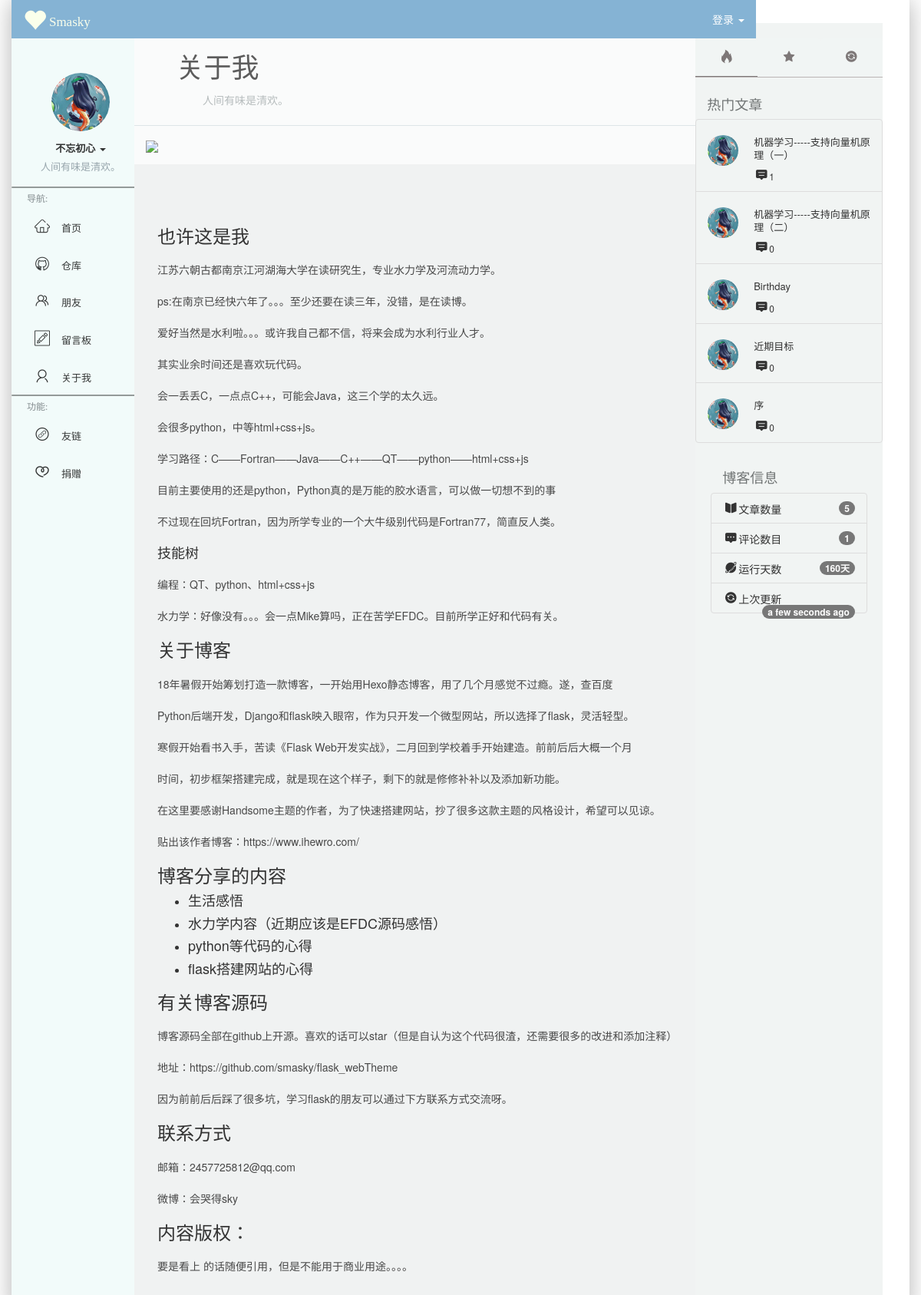
Before: /aboutme with the older database file.
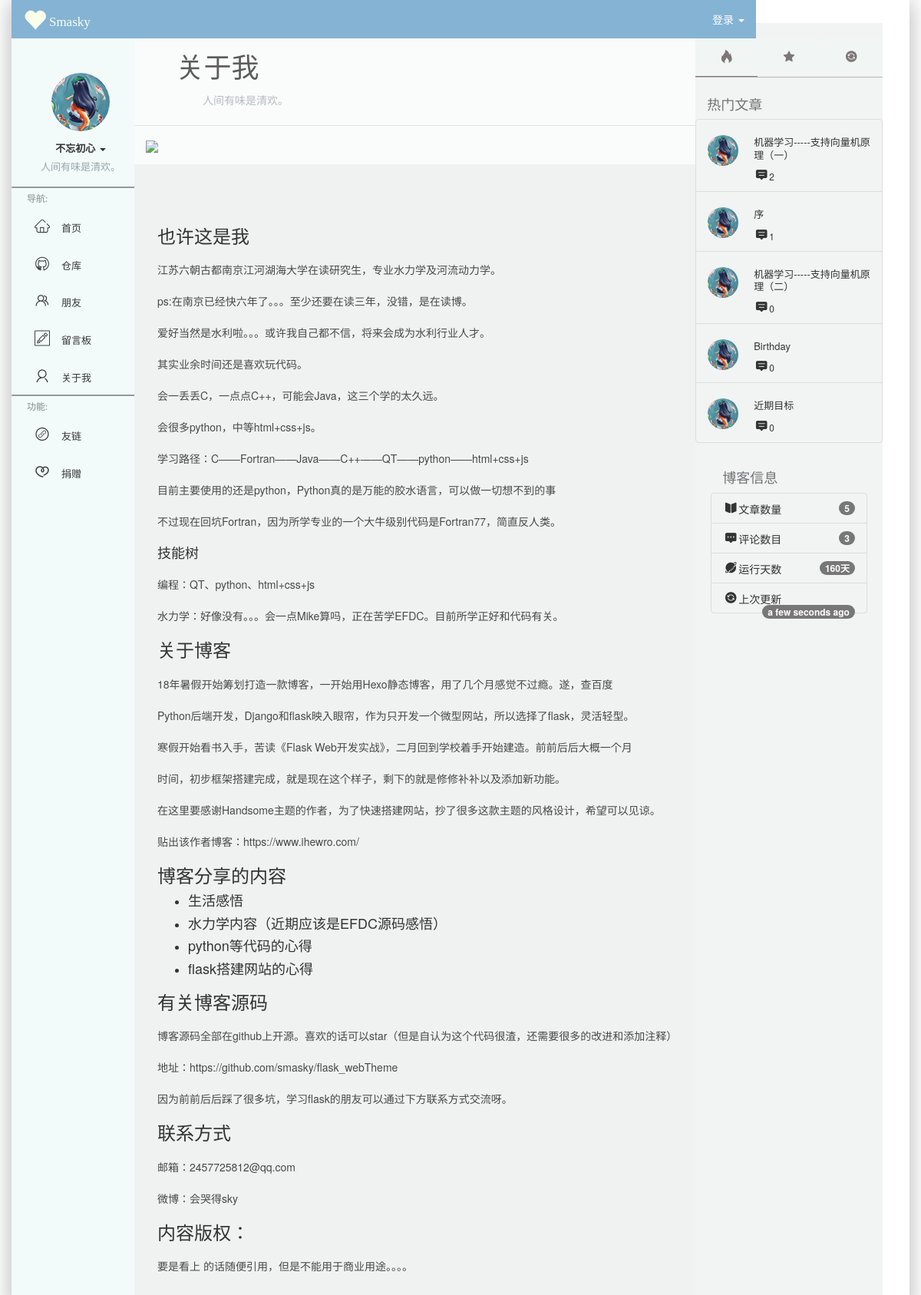
After: the same page with the newer database file.
### SmaBlog/models.py (models this page shows)
class Post(db.Model):
    id=db.Column(db.Integer,primary_key=True)
    title=db.Column(db.String(60))
    post_img=db.Column(db.String(60))
    abstract=db.Column(db.String(60))
    body=db.Column(db.Text)
    views=db.Column(db.Integer)
    timestamp=db.Column(db.DateTime,default=datetime.utcnow,index=True)
    comments=db.Column(db.Integer,default=0)
    postcomments=db.relationship('PostComment',back_populates='post',cascade='all')

### SmaBlog/blueprints/blog.py (the view)
@blog_bp.route('/aboutme')
def aboutme():
    admin_form=AdminForm()
    login(admin_form)
    return render_template('blog/aboutMe.html',adminForm=admin_form)

### SmaBlog/__init__.py (called while the page is built)
def register_template_context(app):
    @app.context_processor
    def inject_right():
        from SmaBlog.utils import cal_days
        post_info={}
        hot_posts=Post.query.order_by(Post.comments.desc())[:5]
        rand_posts=Post.query.order_by(Post.views.desc())[:5]
        post_info['number']=Post.query.count()
        post_info['num']=sum_comment(Post.query.all())
        post_info['days_from_s']=str(cal_days())+'天'
        post_info['modify']=datetime.utcnow()
        return dict(Post_info=post_info,hot_posts=hot_posts,rand_posts=rand_posts)

### SmaBlog/blueprints/blog.py (called while the page is built)
def login(admin_form):
    if admin_form.validate_on_submit():
        user_name=admin_form.username.data
        print(user_name)
        password=admin_form.password.data
        admin=Admin.query.filter(Admin.username==user_name).first()
        if admin:
            if user_name==admin.username and admin.validate_password(password):
                login_user(admin,remember=False)

### SmaBlog/utils.py (called while the page is built)
def cal_days():
    start=datetime.datetime(2018,10,11)
    time_now=datetime.datetime.now()
    days_from_start=(time_now-start).days
    return days_from_start

### SmaBlog/templates/blog/aboutMe.html
{% extends 'base.html' %} {% from 'bootstrap/pagination.html' import render_pagination %} {% block main_content %}
<div class="content-header info-color-pure-white boder-bottom">
    <h1 style="font-family:'ABC';font-style: normal;">关于我</h1>
    <small>人间有味是清欢。</small>
</div>
<div class="main-head-img">
    <img src="https://ws1.sinaimg.cn/large/007G9tRkgy1g18hzg86m1j311x0lcth5.jpg" style='background-size:contain; width:100%;'>
</div>
<div class='blog-post post-main'>
    <h3>也许这是我</h3>
    <p>江苏六朝古都南京江河湖海大学在读研究生，专业水力学及河流动力学。</p>
    <p>ps:在南京已经快六年了。。。至少还要在读三年，没错，是在读博。</p>
    <p>爱好当然是水利啦。。。或许我自己都不信，将来会成为水利行业人才。</p>
    <p>其实业余时间还是喜欢玩代码。</p>
    <p>会一丢丢C，一点点C++，可能会Java，这三个学的太久远。</p>
    <p>会很多python，中等html+css+js。</p>
    <p>学习路径：C——Fortran——Java——C++——QT——python——html+css+js</p>
    <p>目前主要使用的还是python，Python真的是万能的胶水语言，可以做一切想不到的事</p>
    <p>不过现在回坑Fortran，因为所学专业的一个大牛级别代码是Fortran77，简直反人类。</p>
    <h4>技能树</h4>
    <p>编程：QT、python、html+css+js</p>
    <p>水力学：好像没有。。。会一点Mike算吗，正在苦学EFDC。目前所学正好和代码有关。</p>
    <h3>关于博客</h3>
    <p>18年暑假开始筹划打造一款博客，一开始用Hexo静态博客，用了几个月感觉不过瘾。遂，查百度</p>
    <p>Python后端开发，Django和flask映入眼帘，作为只开发一个微型网站，所以选择了flask，灵活轻型。</p>
    <p>寒假开始看书入手，苦读《Flask Web开发实战》，二月回到学校着手开始建造。前前后后大概一个月</p>
    <p>时间，初步框架搭建完成，就是现在这个样子，剩下的就是修修补补以及添加新功能。</p>
    <p>在这里要感谢Handsome主题的作者，为了快速搭建网站，抄了很多这款主题的风格设计，希望可以见谅。</p>
    <p>贴出该作者博客：https://www.ihewro.com/</p>
    <h3>博客分享的内容</h3>
    <ul>
    <li>
    <h4>生活感悟</h4>
    </li>
    <li>
    <h4>水力学内容（近期应该是EFDC源码感悟）</h4>
    </li>
    <li>
    <h4>python等代码的心得</h4>
    </li>
    <li>
    <h4>flask搭建网站的心得</h4>
    </li>
    </ul>
    <h3>有关博客源码</h3>
    <p>博客源码全部在github上开源。喜欢的话可以star（但是自认为这个代码很渣，还需要很多的改进和添加注释）</p>
    <p>地址：https://github.com/smasky/flask_webTheme</p>
    <p>因为前前后后踩了很多坑，学习flask的朋友可以通过下方联系方式交流呀。</p>
    <h3>联系方式</h3>
    <p>邮箱：2457725812@qq.com</p>
    <p>微博：会哭得sky</p>
    <h3>内容版权：</h3>
    <p>要是看上 的话随便引用，但是不能用于商业用途。。。。</p>
</div>
{% endblock %} {% block app_right_aside %} {% include 'blog/_rightAside.html' %} {% endblock %}

### SmaBlog/templates/blog/_rightAside.html (shortened to what this page needs)
<div class="app-right-aside col-md-3 info-color-high-white hidden-md hidden-xs">
    <div class="nav-wrap">
        <ul class="nav nav-tabs nav-justified" role="tablist">
            <li class="active" role="presentation">
                <a href='#link-nav-One' data-toggle='tab'>
                    <i class="iconfont icon-icon-test"></i>
                </a>
            </li>
            <li role="presentation">
                <a href='#link-nav-Two' data-toggle='tab'>
                    <i class="iconfont icon-icon_fill_3"></i>
                </a>
            </li>
            <li role="presentation">
                <a href='#link-nav-Three' data-toggle='tab'>
                    <i class="iconfont icon-icon_fill_"></i>
                </a>
            </li>
        </ul>
        <div class='tab-content'>
            <div id='link-nav-One' class="tab-pane active">
                <h4 style="padding-left:15px;padding-top:15px;color:#707474;">热门文章</h4>
                <ul class="list-group">
                    {% if hot_posts %} {% for post in hot_posts %}
                    <li class="list-group-item">
                        <a class="pull-left thumb-sm"><img src="{{url_for('static',filename='img/avatar.jpg') }}" style='width:40px!important;height:40px!important;border-radius: 500px;'></a>
                        <div class="clear" style="display:block;margin-left:60px;">
                            <h4  style='font-size: 15px;'><a href="{{ url_for('blog.show_post',post_id=post.id) }}" style='float:none;color:#333'>{{ post.title }}</a></h4> <small style='line-height: 0.9;'><i class="iconfont icon-icon_fill_2" style='font-size:7px;'></i>{{ post.comments }}</small></div>
                    </li>
                    {% endfor %} {% endif %}
                </ul>
            </div>
        </div>
        <div class="tab-info" style="margin:0px 20px;">
            <h4 style="padding-left:15px;padding-top:15px;color:#707474;">博客信息</h4>
            <ul class="list-group" style='line-height: 0.9;'>
                <li class="list-group-item"><i class="iconfont icon-icon_fill_5"></i>文章数量<span class="badge" style='line-height: 1;'>{{ Post_info.number }}</span></li>
                <li class="list-group-item"><i class="iconfont icon-icon_fill_1"></i>评论数目<span class="badge" style='line-height: 1;'>{{ Post_info.num }}</span></li>
                <li class="list-group-item"><i class="iconfont icon-icon_fill_4"></i>运行天数<span class="badge" style='line-height: 1;'>{{ Post_info.days_from_s }}</span></li>
                <li class="list-group-item"><i class="iconfont icon-icon_fill_"></i>上次更新<span class="badge" style='line-height: 1;'>{{ moment(Post_info.modify).fromNow(refresh=True) }}</span></li>
            </ul>
        </div>
    </div>
</div>

Changed rows visible on the page:
changed Post "机器学习-----支持向量机原理（一）": comments "1" → "2"
changed Post (number 2 of 5 on the later page): comments "0" → "1"; moves up the list
Other visible differences:
{{ Post_info.num }}: "1" → "3"
